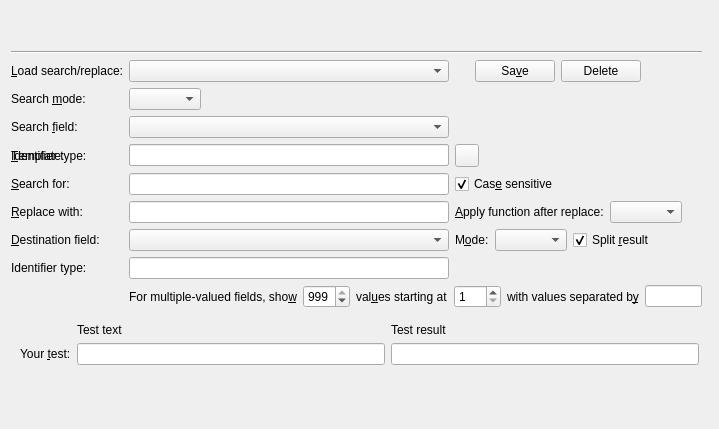
      <widget class="QWidget" name="tabWidgetPage3">
       <property name="geometry">
        <rect>
         <x>0</x>
         <y>0</y>
         <width>719</width>
         <height>429</height>
        </rect>
       </property>
       <layout class="QGridLayout" name="vargrid">
        <property name="sizeConstraint">
         <enum>QLayout::SetMinimumSize</enum>
        </property>
        <item row="0" column="0" colspan="4">
         <widget class="QLabel" name="s_r_heading">
          <property name="wordWrap">
           <bool>true</bool>
          </property>
          <property name="openExternalLinks">
           <bool>true</bool>
          </property>
         </widget>
        </item>
        <item row="1" column="0">
         <widget class="QLabel" name="filler">
          <property name="text">
           <string/>
          </property>
         </widget>
        </item>
        <item row="2" column="0" colspan="3">
         <widget class="Line" name="line">
          <property name="orientation">
           <enum>Qt::Horizontal</enum>
          </property>
         </widget>
        </item>
        <item row="3" column="0">
         <widget class="QLabel" name="xlabel_22">
          <property name="text">
           <string>&amp;Load search/replace:</string>
          </property>
          <property name="buddy">
           <cstring>query_field</cstring>
          </property>
         </widget>
        </item>
        <item row="3" column="1">
         <widget class="QComboBox" name="query_field">
          <property name="toolTip">
           <string>Select saved search/replace to load.</string>
          </property>
         </widget>
        </item>
        <item row="3" column="2">
         <layout class="QHBoxLayout" name="horizontalLayout_6">
          <item>
           <spacer name="horizontalSpacer_3">
            <property name="orientation">
             <enum>Qt::Horizontal</enum>
            </property>
            <property name="sizeType">
             <enum>QSizePolicy::Fixed</enum>
            </property>
            <property name="sizeHint" stdset="0">
             <size>
              <width>20</width>
              <height>20</height>
             </size>
            </property>
           </spacer>
          </item>
          <item>
           <widget class="QPushButton" name="save_button">
            <property name="toolTip">
             <string>Save current search/replace</string>
            </property>
            <property name="text">
             <string>Sa&amp;ve</string>
            </property>
           </widget>
          </item>
          <item>
           <widget class="QPushButton" name="remove_button">
            <property name="toolTip">
             <string>Delete saved search/replace</string>
            </property>
            <property name="text">
             <string>Delete</string>
            </property>
           </widget>
          </item>
          <item>
           <spacer name="horizontalSpacer_2">
            <property name="orientation">
             <enum>Qt::Horizontal</enum>
            </property>
            <property name="sizeHint" stdset="0">
             <size>
              <width>40</width>
              <height>20</height>
             </size>
            </property>
           </spacer>
          </item>
         </layout>
        </item>
        <item row="4" column="0">
         <widget class="QLabel" name="xlabel_24">
          <property name="text">
           <string>Search &amp;mode:</string>
          </property>
          <property name="buddy">
           <cstring>search_mode</cstring>
          </property>
         </widget>
        </item>
        <item row="4" column="1">
         <layout class="QHBoxLayout" name="HLayout_4">
          <item>
           <widget class="QComboBox" name="search_mode">
            <property name="toolTip">
             <string>&lt;p&gt;Choose whether to use basic text matching or advanced
                regular expression matching. Changing the mode clears all the fields
                in this dialog.&lt;/p&gt;</string>
            </property>
           </widget>
          </item>
          <item>
           <spacer name="HSpacer_2">
            <property name="orientation">
             <enum>Qt::Horizontal</enum>
            </property>
            <property name="sizeHint" stdset="0">
             <size>
              <width>20</width>
              <height>10</height>
             </size>
            </property>
           </spacer>
          </item>
         </layout>
        </item>
        <item row="5" column="0">
         <widget class="QLabel" name="xlabel_21">
          <property name="text">
           <string>Search &amp;field:</string>
          </property>
          <property name="buddy">
           <cstring>search_field</cstring>
          </property>
         </widget>
        </item>
        <item row="5" column="1">
         <widget class="QComboBox" name="search_field">
          <property name="toolTip">
           <string>The name of the field that you want to search</string>
          </property>
         </widget>
        </item>
        <item row="6" column="0">
         <widget class="QLabel" name="s_r_src_ident_label">
          <property name="text">
           <string>&amp;Identifier type:</string>
          </property>
          <property name="buddy">
           <cstring>s_r_src_ident</cstring>
          </property>
         </widget>
        </item>
        <item row="6" column="1">
         <widget class="QComboBox" name="s_r_src_ident">
          <property name="sizePolicy">
           <sizepolicy hsizetype="Expanding" vsizetype="Fixed">
            <horstretch>100</horstretch>
            <verstretch>0</verstretch>
           </sizepolicy>
          </property>
          <property name="toolTip">
           <string>Choose which identifier type to operate upon</string>
          </property>
         </widget>
        </item>
        <item row="6" column="0">
         <widget class="QLabel" name="template_label">
          <property name="text">
           <string>&amp;Template:</string>
          </property>
          <property name="buddy">
           <cstring>s_r_template</cstring>
          </property>
         </widget>
        </item>
        <item row="6" column="1">
         <widget class="HistoryLineEdit" name="s_r_template">
          <property name="sizePolicy">
           <sizepolicy hsizetype="Expanding" vsizetype="Fixed">
            <horstretch>100</horstretch>
            <verstretch>0</verstretch>
           </sizepolicy>
          </property>
          <property name="toolTip">
           <string>Enter a template to be used as the source for the search/replace</string>
          </property>
         </widget>
        </item>
        <item row="6" column="2">
         <widget class="QToolButton" name="s_r_edit_template_button">
          <property name="toolTip">
           <string>Click to open the template tester</string>
          </property>
         </widget>
        </item>
        <item row="7" column="0">
         <widget class="QLabel" name="xlabel_2">
          <property name="text">
           <string>&amp;Search for:</string>
          </property>
          <property name="buddy">
           <cstring>search_for</cstring>
          </property>
         </widget>
        </item>
        <item row="7" column="1">
         <widget class="HistoryLineEdit" name="search_for">
          <property name="sizePolicy">
           <sizepolicy hsizetype="Expanding" vsizetype="Fixed">
            <horstretch>100</horstretch>
            <verstretch>0</verstretch>
           </sizepolicy>
          </property>
          <property name="toolTip">
           <string>Enter what you are looking for, either plain text or a regular expression, depending on the mode</string>
          </property>
         </widget>
        </item>
        <item row="7" column="2">
         <widget class="QCheckBox" name="case_sensitive">
          <property name="toolTip">
           <string>Check this box if the search string must match exactly upper and lower case. Uncheck it if case is to be ignored</string>
          </property>
          <property name="text">
           <string>Cas&amp;e sensitive</string>
          </property>
          <property name="checked">
           <bool>true</bool>
          </property>
         </widget>
        </item>
        <item row="8" column="0">
         <widget class="QLabel" name="xlabel_4">
          <property name="text">
           <string>&amp;Replace with:</string>
          </property>
          <property name="buddy">
           <cstring>replace_with</cstring>
          </property>
         </widget>
        </item>
        <item row="8" column="1">
         <widget class="HistoryLineEdit" name="replace_with">
          <property name="toolTip">
           <string>The replacement text. The matched search text will be replaced with this string</string>
          </property>
         </widget>
        </item>
        <item row="8" column="2">
         <layout class="QHBoxLayout" name="verticalLayout">
          <item>
           <widget class="QLabel" name="label_41">
            <property name="text">
             <string>&amp;Apply function after replace:</string>
            </property>
            <property name="buddy">
             <cstring>replace_func</cstring>
            </property>
           </widget>
          </item>
          <item>
           <widget class="QComboBox" name="replace_func">
            <property name="toolTip">
             <string>Specify how the text is to be processed after matching and replacement. In character mode, the entire
field is processed. In regular expression mode, only the matched text is processed</string>
            </property>
           </widget>
          </item>
          <item>
           <spacer name="HSpacer_1">
            <property name="orientation">
             <enum>Qt::Horizontal</enum>
            </property>
            <property name="sizeHint" stdset="0">
             <size>
              <width>20</width>
              <height>10</height>
             </size>
            </property>
           </spacer>
          </item>
         </layout>
        </item>
        <item row="9" column="0">
         <widget class="QLabel" name="destination_field_label">
          <property name="text">
           <string>&amp;Destination field:</string>
          </property>
          <property name="buddy">
           <cstring>destination_field</cstring>
          </property>
         </widget>
        </item>
        <item row="9" column="1">
         <widget class="QComboBox" name="destination_field">
          <property name="toolTip">
           <string>The field that the text will be put into after all replacements.
If blank, the source field is used if the field is modifiable</string>
          </property>
         </widget>
        </item>
        <item row="9" column="2">
         <layout class="QHBoxLayout" name="verticalLayout_2">
          <item>
           <widget class="QLabel" name="replace_mode_label">
            <property name="text">
             <string>M&amp;ode:</string>
            </property>
            <property name="buddy">
             <cstring>replace_mode</cstring>
            </property>
           </widget>
          </item>
          <item>
           <widget class="QComboBox" name="replace_mode">
            <property name="toolTip">
             <string>Specify how the text should be copied into the destination.</string>
            </property>
           </widget>
          </item>
          <item>
           <widget class="QCheckBox" name="comma_separated">
            <property name="toolTip">
             <string>Specifies whether result items should be split into multiple values or
left as single values. This option has the most effect when the source field is
not multiple and the destination field is multiple</string>
            </property>
            <property name="text">
             <string>Split &amp;result</string>
            </property>
            <property name="checked">
             <bool>true</bool>
            </property>
           </widget>
          </item>
          <item>
           <spacer name="zHSpacer_1">
            <property name="orientation">
             <enum>Qt::Horizontal</enum>
            </property>
            <property name="sizeHint" stdset="0">
             <size>
              <width>20</width>
              <height>10</height>
             </size>
            </property>
           </spacer>
          </item>
         </layout>
        </item>
        <item row="10" column="0">
         <widget class="QLabel" name="s_r_dst_ident_label">
          <property name="text">
           <string>Identifier type:</string>
          </property>
          <property name="buddy">
           <cstring>s_r_dst_ident</cstring>
          </property>
         </widget>
        </item>
        <item row="10" column="1">
         <widget class="QLineEdit" name="s_r_dst_ident">
          <property name="sizePolicy">
           <sizepolicy hsizetype="Expanding" vsizetype="Fixed">
            <horstretch>100</horstretch>
            <verstretch>0</verstretch>
           </sizepolicy>
          </property>
          <property name="toolTip">
           <string>&lt;p&gt;Choose which identifier type to operate upon. When the
              source field is something other than 'identifiers' you can enter
              a * if you want to replace the entire set of identifiers with
              the result of the search/replace.&lt;/p&gt;</string>
          </property>
         </widget>
        </item>
        <item row="11" column="1" colspan="2">
         <layout class="QHBoxLayout" name="horizontalLayout_21">
          <item>
           <spacer name="HSpacer_347">
            <property name="orientation">
             <enum>Qt::Horizontal</enum>
            </property>
            <property name="sizeHint" stdset="0">
             <size>
              <width>20</width>
              <height>0</height>
             </size>
            </property>
           </spacer>
          </item>
          <item>
           <widget class="QLabel" name="xlabel_412">
            <property name="text">
             <string>For multiple-valued fields, sho&amp;w</string>
            </property>
            <property name="buddy">
             <cstring>results_count</cstring>
            </property>
           </widget>
          </item>
          <item>
           <widget class="QSpinBox" name="results_count">
            <property name="enabled">
             <bool>true</bool>
            </property>
            <property name="minimum">
             <number>1</number>
            </property>
            <property name="maximum">
             <number>999</number>
            </property>
            <property name="value">
             <number>999</number>
            </property>
           </widget>
          </item>
          <item>
           <widget class="QLabel" name="xlabel_413">
            <property name="text">
             <string>val&amp;ues starting at</string>
            </property>
            <property name="buddy">
             <cstring>starting_from</cstring>
            </property>
           </widget>
          </item>
          <item>
           <widget class="QSpinBox" name="starting_from">
            <property name="enabled">
             <bool>true</bool>
            </property>
            <property name="minimum">
             <number>1</number>
            </property>
            <property name="maximum">
             <number>999</number>
            </property>
            <property name="value">
             <number>1</number>
            </property>
           </widget>
          </item>
          <item>
           <widget class="QLabel" name="xlabel_41">
            <property name="text">
             <string>with values separated b&amp;y</string>
            </property>
            <property name="buddy">
             <cstring>multiple_separator</cstring>
            </property>
           </widget>
          </item>
          <item>
           <widget class="QLineEdit" name="multiple_separator">
            <property name="toolTip">
             <string>Used when displaying test results to separate values in multiple-valued fields</string>
            </property>
           </widget>
          </item>
         </layout>
        </item>
        <item row="12" column="0" colspan="4">
         <widget class="QScrollArea" name="scrollArea11">
          <property name="frameShape">
           <enum>QFrame::NoFrame</enum>
          </property>
          <property name="widgetResizable">
           <bool>true</bool>
          </property>
          <widget class="QWidget" name="gridLayoutWidget_2">
           <property name="geometry">
            <rect>
             <x>0</x>
             <y>0</y>
             <width>687</width>
             <height>72</height>
            </rect>
           </property>
           <layout class="QGridLayout" name="testgrid">
            <item row="7" column="1">
             <widget class="QLabel" name="xlabel_3">
              <property name="text">
               <string>Test text</string>
              </property>
             </widget>
            </item>
            <item row="7" column="2">
             <widget class="QLabel" name="xlabel_5">
              <property name="text">
               <string>Test result</string>
              </property>
             </widget>
            </item>
            <item row="8" column="0">
             <widget class="QLabel" name="label_31">
              <property name="text">
               <string>Your &amp;test:</string>
              </property>
              <property name="buddy">
               <cstring>test_text</cstring>
              </property>
             </widget>
            </item>
            <item row="8" column="1">
             <widget class="HistoryLineEdit" name="test_text"/>
            </item>
            <item row="8" column="2">
             <widget class="QLineEdit" name="test_result"/>
            </item>
            <item row="25" column="0" colspan="2">
             <spacer name="verticalSpacer_3">
              <property name="orientation">
               <enum>Qt::Vertical</enum>
              </property>
              <property name="sizeHint" stdset="0">
               <size>
                <width>20</width>
                <height>5</height>
               </size>
              </property>
             </spacer>
            </item>
           </layout>
          </widget>
         </widget>
        </item>
       </layout>
      </widget>
